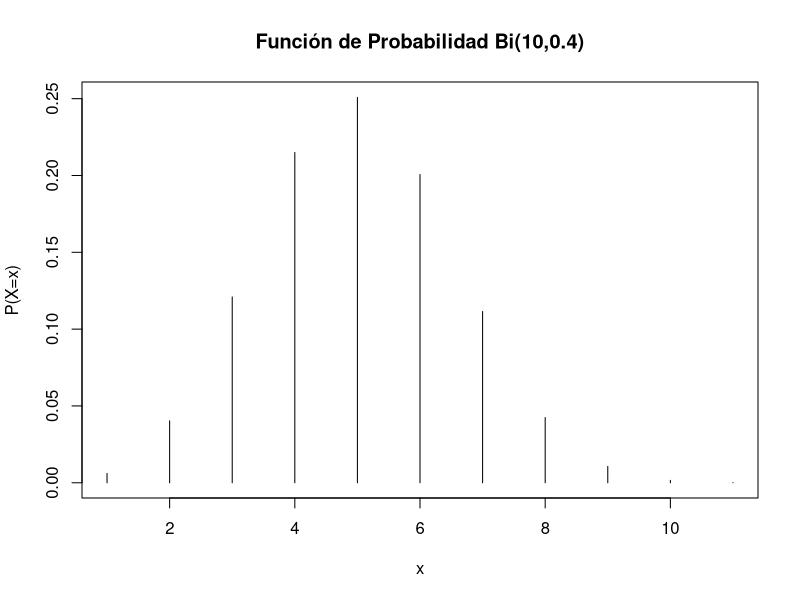
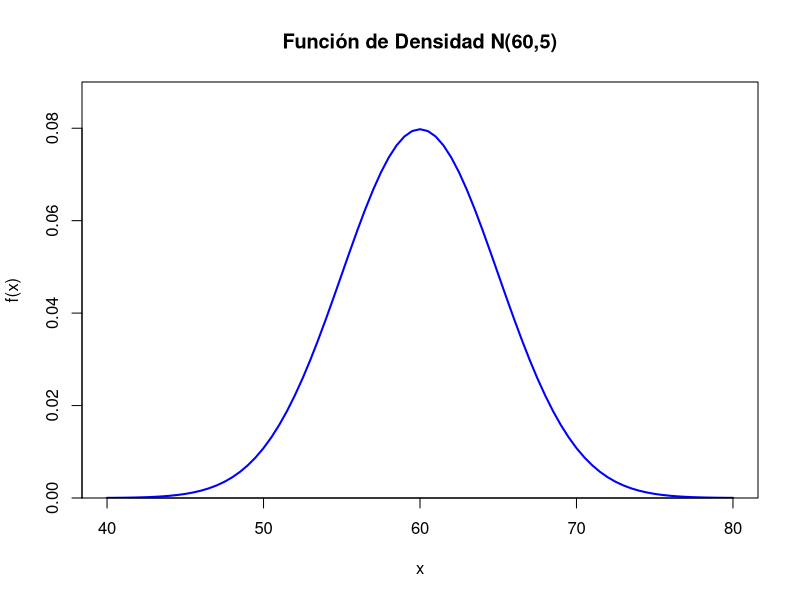
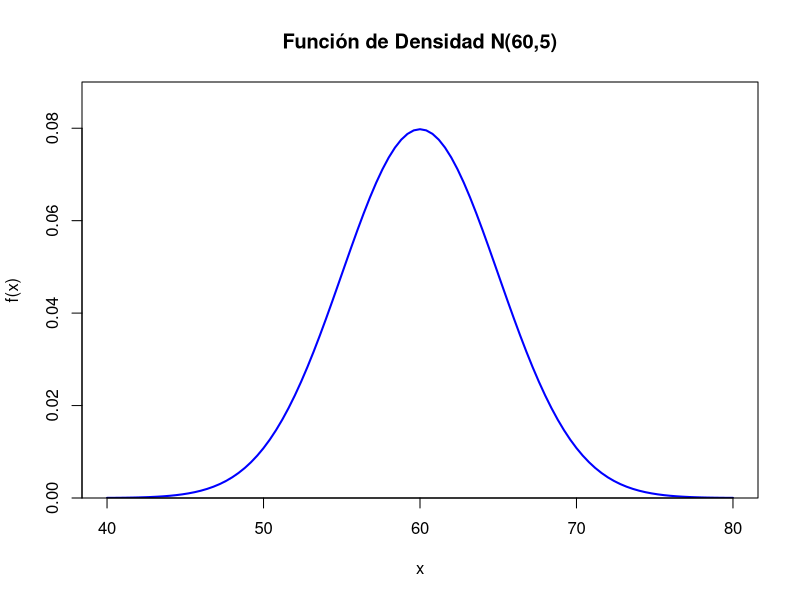
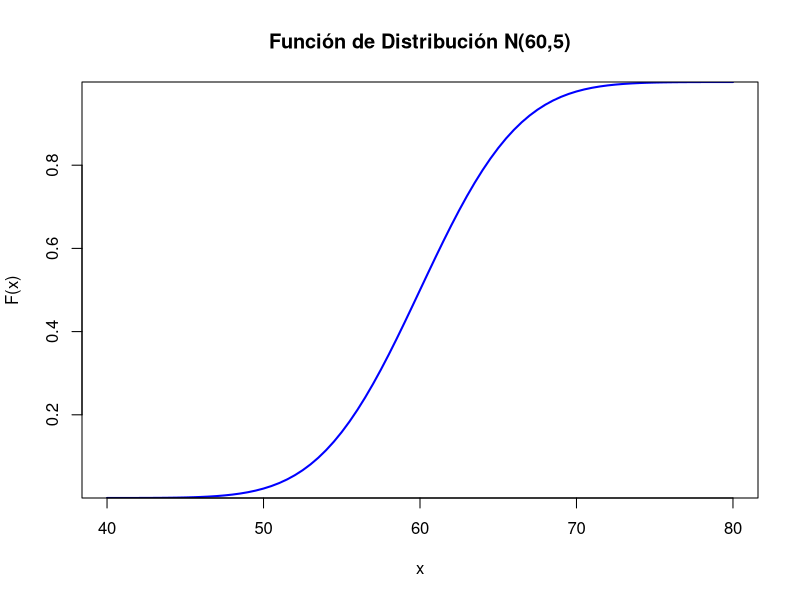
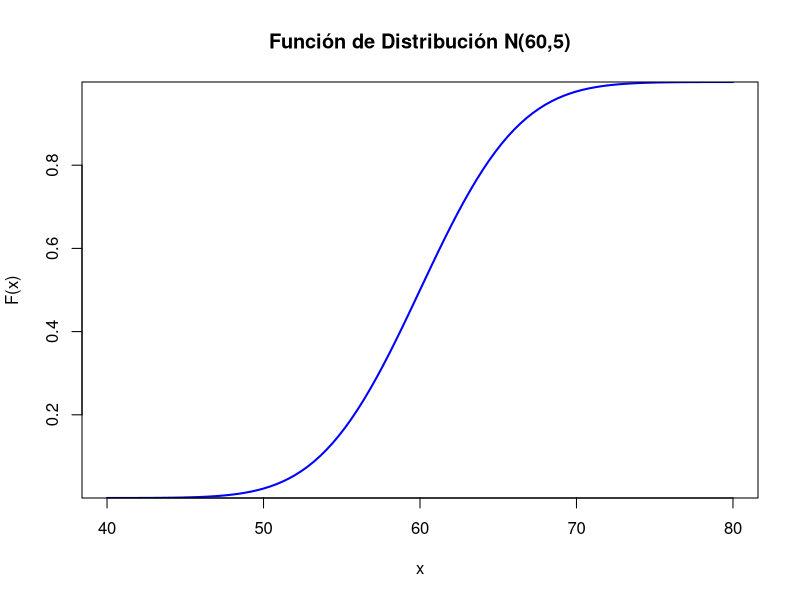
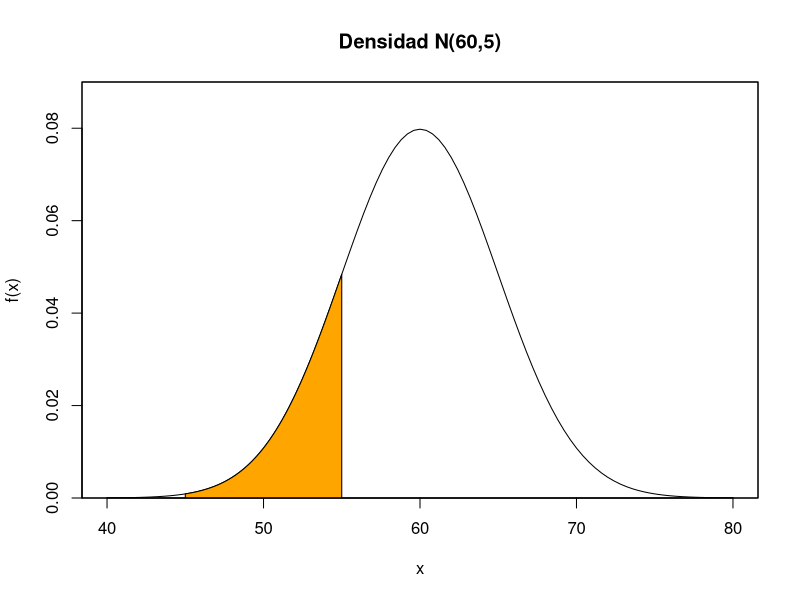
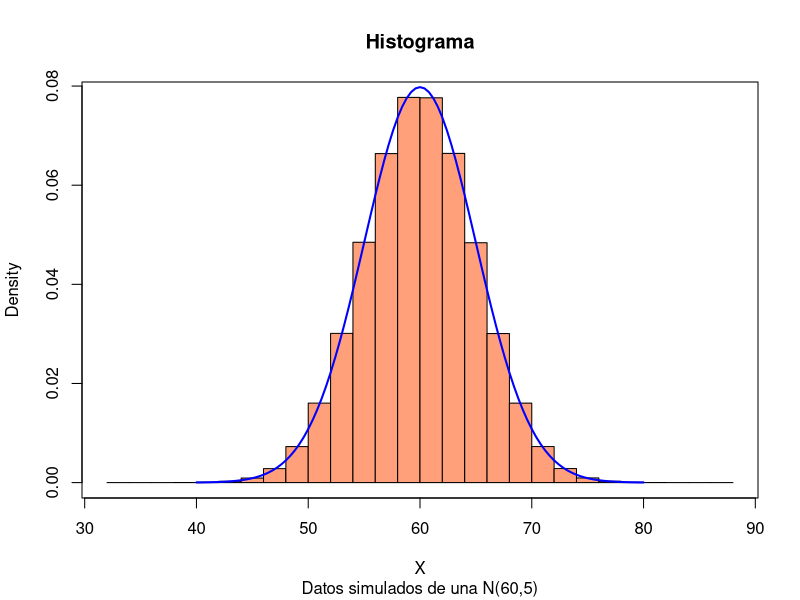

The R script that drew these images, in order:
##Binomial ##
x <- seq(0,10,1)
p <- dbinom(x,10,0.40)
F <- pbinom(x,10,0.40)
data.frame(x=x,Prob=p, F=F)

data.frame(x=0:10,Prob=dbinom(x,10,0.40),F=pbinom(x,10,0.40))


plot(dbinom(0:10,10,0.4),type="h",xlab="x",ylab="P(X=x)",main="Función de Probabilidad Bi(10,0.4)")

##Normal##
dnorm(50,60,5)
pnorm(50,60,5) 
qnorm(0.95,60,5) 
rnorm(100,60,5)

#Densidad#
x=seq(40,80,by=0.5)
plot(x,dnorm(x,60,5), type = "l", col="blue",lwd=2,
     ylim=c(0,0.09),yaxs="i",
     xlab="x", ylab="f(x)",
     main = "Función de Densidad N(60,5)")

curve(dnorm(x,60,5),col="blue",lwd=2,
      ylim=c(0,0.09),yaxs="i",xlim=c(40,80),
      xlab="x", ylab="f(x)",
      main="Función de Densidad N(60,5)")

#Distribución#
plot(x,pnorm(x,60,5), type = "l", col="blue",lwd=2,
     yaxs="i",
     xlab="x",ylab="F(x)",main="Función de Distribución N(60,5)")

curve(pnorm(x,60,5),xlim=c(40,80),col="blue",lwd=2,
      yaxs="i",
      xlab="x",ylab="F(x)",main="Función de Distribución N(60,5)")

#Sombrear un intervalo#
regionX=seq(45,55,0.01)            # Intervalo a sombrear
xP <- c(45,regionX,55)             # Base de los polígonos que crean el efecto "sombra"
yP <- c(0,dnorm(regionX,60,5),0)   # Altura de los polígonos sombreados
curve(dnorm(x,60,5),xlim=c(40,80),yaxs="i",ylim=c(0,0.09),ylab="f(x)",
      main='Densidad N(60,5)') 
polygon(xP,yP,col="orange1")
box()


#Histograma#
X=rnorm(10000000, 60, 5)
mean(X)
sd(X)

hist(X,freq=FALSE,col="lightsalmon",main="Histograma",sub="Datos simulados de una N(60,5)")
curve(dnorm(x,60,5),xlim=c(40,80),col="blue",lwd=2,add=TRUE)
box()
